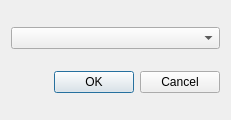
<?xml version="1.0" encoding="UTF-8"?>
<ui version="4.0">
 <class>DmButtonEditAddRadioDialog</class>
 <widget class="QDialog" name="DmButtonEditAddRadioDialog">
  <property name="geometry">
   <rect>
    <x>0</x>
    <y>0</y>
    <width>231</width>
    <height>120</height>
   </rect>
  </property>
  <property name="windowTitle">
   <string>Dialog</string>
  </property>
  <layout class="QVBoxLayout" name="verticalLayout">
   <item>
    <widget class="QComboBox" name="radioListCBox"/>
   </item>
   <item>
    <widget class="QDialogButtonBox" name="buttonBox">
     <property name="orientation">
      <enum>Qt::Horizontal</enum>
     </property>
     <property name="standardButtons">
      <set>QDialogButtonBox::Cancel|QDialogButtonBox::Ok</set>
     </property>
    </widget>
   </item>
  </layout>
 </widget>
 <resources/>
 <connections>
  <connection>
   <sender>buttonBox</sender>
   <signal>accepted()</signal>
   <receiver>DmButtonEditAddRadioDialog</receiver>
   <slot>accept()</slot>
   <hints>
    <hint type="sourcelabel">
     <x>248</x>
     <y>254</y>
    </hint>
    <hint type="destinationlabel">
     <x>157</x>
     <y>274</y>
    </hint>
   </hints>
  </connection>
  <connection>
   <sender>buttonBox</sender>
   <signal>rejected()</signal>
   <receiver>DmButtonEditAddRadioDialog</receiver>
   <slot>reject()</slot>
   <hints>
    <hint type="sourcelabel">
     <x>316</x>
     <y>260</y>
    </hint>
    <hint type="destinationlabel">
     <x>286</x>
     <y>274</y>
    </hint>
   </hints>
  </connection>
 </connections>
</ui>
